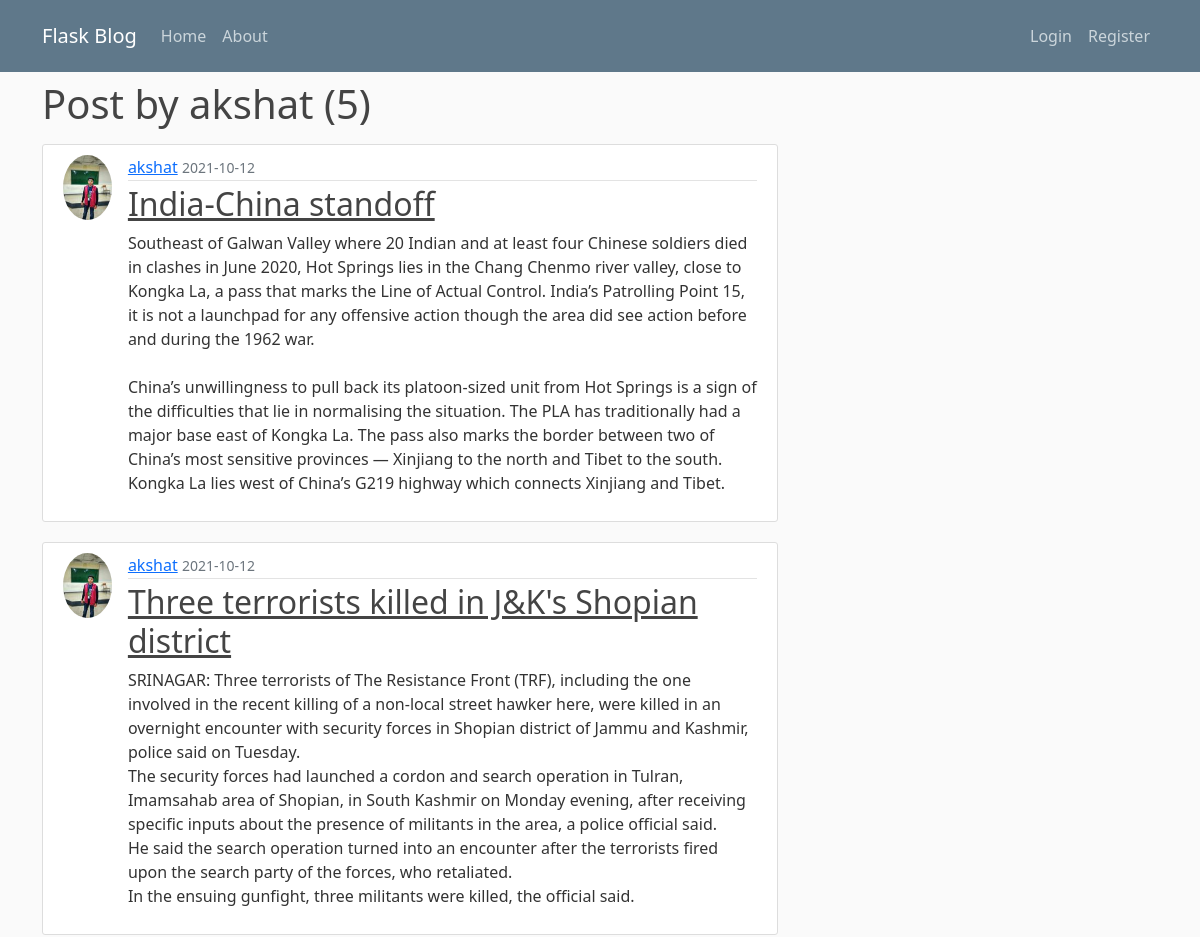
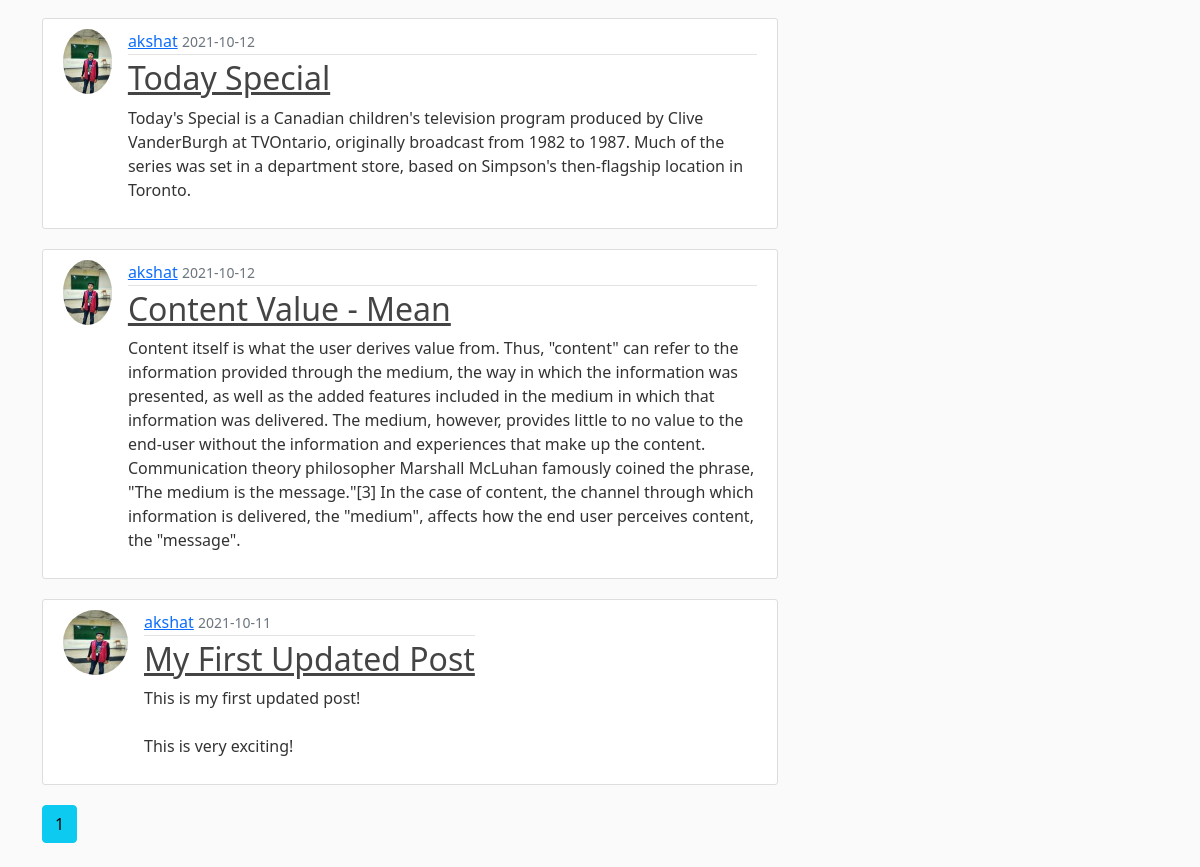
/user/akshat, run on an earlier commit of the app's database (2 pictures, top to bottom).
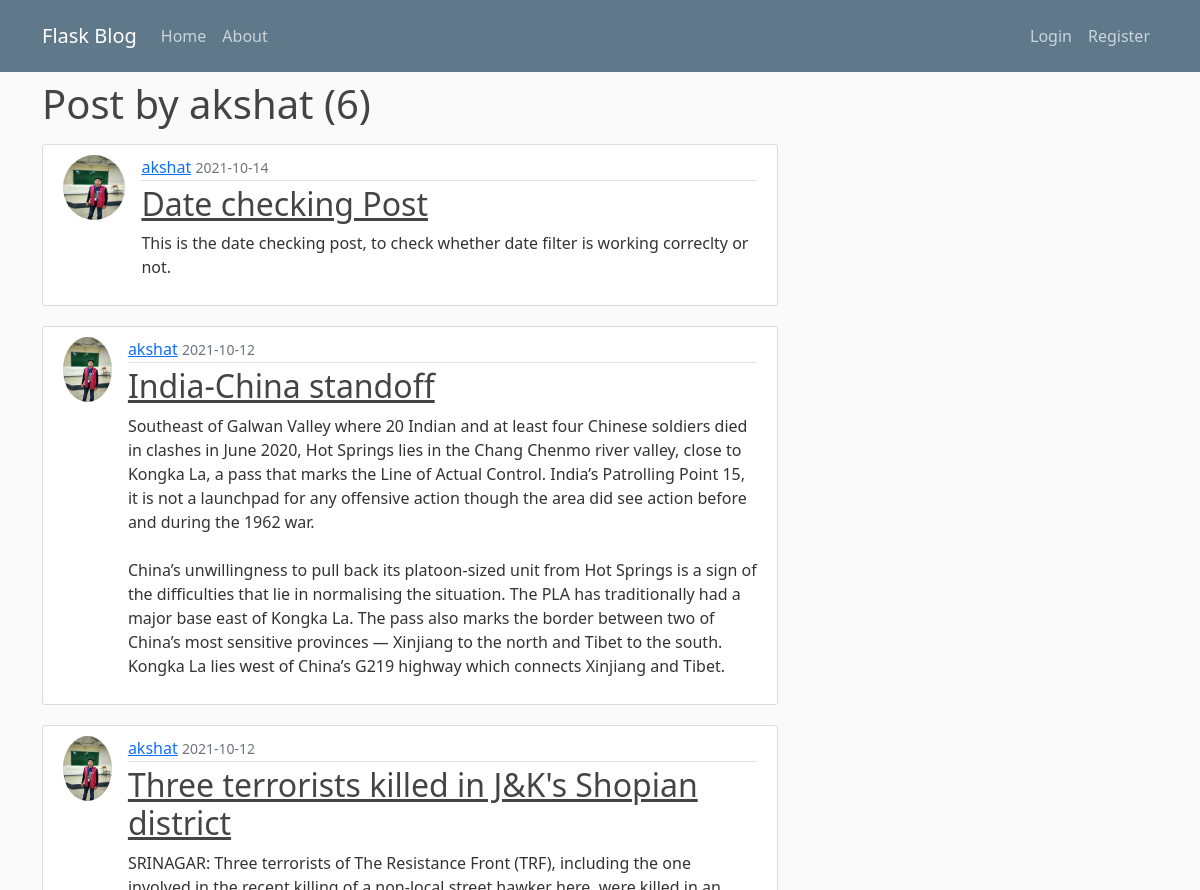
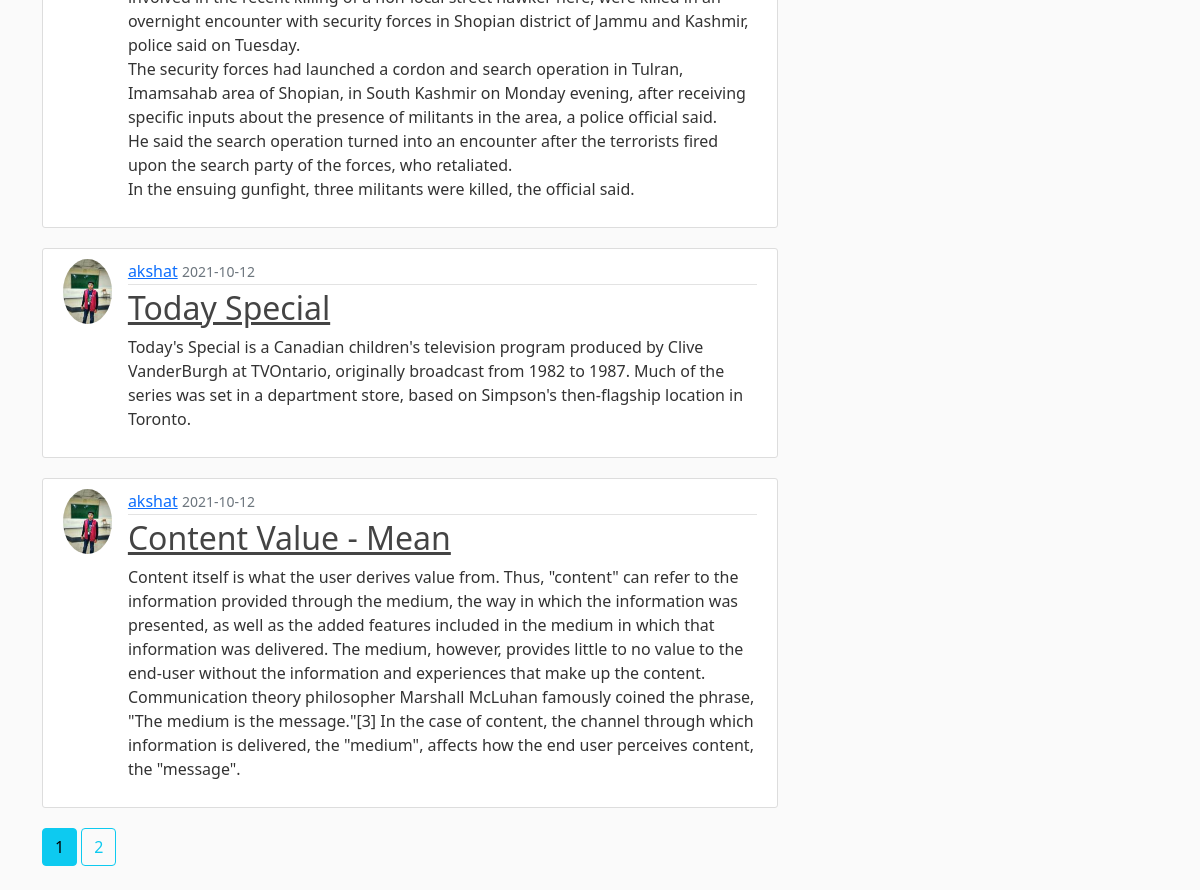
And on a later commit of the database (2 pictures, top to bottom).
### flaskblog/models.py (models this page shows, shortened)
class Post(db.Model):
	id = db.Column(db.Integer, primary_key=True)
	title = db.Column(db.String(100), nullable=False)
	date_posted = db.Column(db.DateTime, nullable=False, default=datetime.utcnow)
	content = db.Column(db.Text, nullable=False)
	user_id = db.Column(db.Integer, db.ForeignKey('user.id'), nullable=False)

class User(db.Model, UserMixin):
	id = db.Column(db.Integer, primary_key=True)
	username = db.Column(db.String(20), unique=True, nullable=False)
	email = db.Column(db.String(120), unique=True, nullable=False)
	image_file = db.Column(db.String(20), nullable=False, default='default.jpg')
	password = db.Column(db.String(60), nullable=False)
	posts = db.relationship('Post', backref='author', lazy=True)

### flaskblog/users/routes.py (the view)
@users.route("/user/<string:username>")
def user_posts(username):
	page = request.args.get('page', 1, type=int)
	user = User.query.filter_by(username=username).first_or_404()
	posts = Post.query.filter_by(author=user).order_by(Post.date_posted.desc()).paginate(page=page, per_page=5)
	return render_template('user_posts.html', posts=posts, user=user)

### flaskblog/templates/user_posts.html
{% extends "layout.html" %}
{% block content %}
	<h1 class="mb-3">Post by {{ user.username }} ({{ posts.total }})</h1>
	{% for post in posts.items %}
	    <article class="media content-section" id="posts">
	    	<img class="rounded-circle article-img" src="{{ url_for('static', filename='profile_pics/' + post.author.image_file) }}">
			<div class="media-body">
				<div class="article-metadata">
					<a class="mr-2" href="{{ url_for('users.user_posts', username=post.author.username) }}">{{ post.author.username }}</a>
              		<small class="text-muted">{{ post.date_posted.strftime('%Y-%m-%d') }}</small>
            	</div>
            	<h2>
            		<a class="article-title" href="{{ url_for('posts.post', post_id=post.id) }}">{{ post.title }}</a>
            	</h2>
            	<p class="article-content">{{ post.content }}</p>
          	</div>
        </article>
	{% endfor %}
	{% for page_num in posts.iter_pages(left_edge=1, right_edge=1, left_current=1, right_current=2) %}
		{% if page_num %}
			{% if posts.page == page_num %}
				<a class="btn btn-info mb-4" href="{{ url_for('users.user_posts', username=user.username, page=page_num) }}">{{ page_num }}</a>
			{% else %}
				<a class="btn btn-outline-info mb-4" href="{{ url_for('users.user_posts', username=user.username, page=page_num) }}">{{ page_num }}</a>
			{% endif %}
		{% else %}
			...
		{% endif %}
	{% endfor %}
{% endblock content %}

What changed in the data, as far as the page shows it:
no longer on this page (row unchanged): Post: image_file (picture), author.username "akshat", date_posted "2021-10-11", title "My First Updated Post", content "This is my first updated post! This is very exciting!"
added Post: image_file (picture), author.username "akshat", date_posted "2021-10-14", title "Date checking Post", content "This is the date checking post, to check whether date filter is working correclty or not."
Also different on the page:
{{ posts.total }}: "5" → "6"
new list line: "2"
